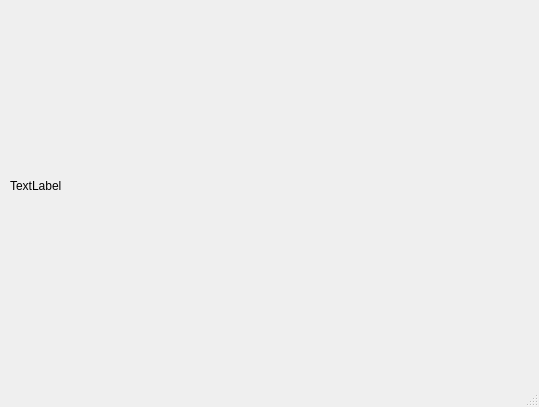
<?xml version="1.0" encoding="UTF-8"?>
<ui version="4.0">
 <class>MainWindow</class>
 <widget class="QMainWindow" name="MainWindow">
  <property name="geometry">
   <rect>
    <x>0</x>
    <y>0</y>
    <width>539</width>
    <height>407</height>
   </rect>
  </property>
  <property name="windowTitle">
   <string>MainWindow</string>
  </property>
  <widget class="QWidget" name="centralwidget">
   <widget class="QLabel" name="label">
    <property name="geometry">
     <rect>
      <x>10</x>
      <y>10</y>
      <width>511</width>
      <height>351</height>
     </rect>
    </property>
    <property name="text">
     <string>TextLabel</string>
    </property>
   </widget>
  </widget>
  <widget class="QMenuBar" name="menubar">
   <property name="geometry">
    <rect>
     <x>0</x>
     <y>0</y>
     <width>539</width>
     <height>22</height>
    </rect>
   </property>
  </widget>
  <widget class="QStatusBar" name="statusbar"/>
 </widget>
 <resources/>
 <connections/>
</ui>
